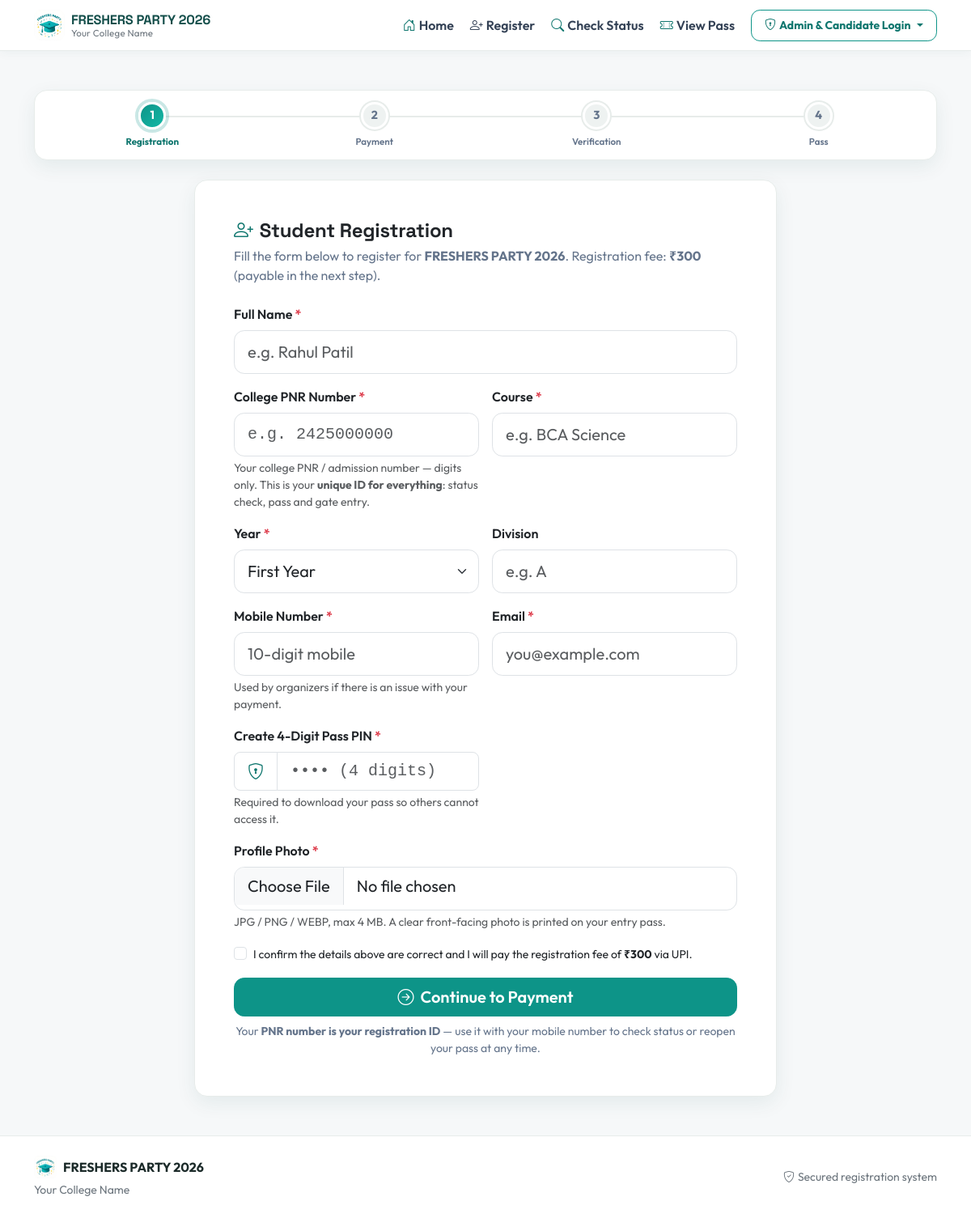
/register.php, run on the app's committed database.
### tables this page shows
CREATE TABLE IF NOT EXISTS event_settings (
  id                   TINYINT UNSIGNED NOT NULL,
  event_name           VARCHAR(120)  NOT NULL DEFAULT 'FRESHERS PARTY 2026',
  college_name         VARCHAR(150)  NOT NULL DEFAULT 'Your College Name',
  event_date           DATE          DEFAULT NULL,
  start_time           TIME          DEFAULT NULL,
  end_time             TIME          DEFAULT NULL,
  registration_fee     DECIMAL(10,2) NOT NULL DEFAULT 300.00,
  currency             VARCHAR(5)    NOT NULL DEFAULT 'INR',
  upi_id               VARCHAR(100)  DEFAULT 'example@upi',
  payment_qr           VARCHAR(255)  DEFAULT NULL,
  college_logo         VARCHAR(255)  DEFAULT NULL,
  event_banner         VARCHAR(255)  DEFAULT NULL,
  event_logo           VARCHAR(255)  DEFAULT NULL,
  max_participants     INT UNSIGNED  NOT NULL DEFAULT 500,
  registration_status  ENUM('OPEN','CLOSED') NOT NULL DEFAULT 'OPEN',
  payment_status       ENUM('OPEN','CLOSED') NOT NULL DEFAULT 'OPEN',
  entry_status         ENUM('OPEN','CLOSED') NOT NULL DEFAULT 'OPEN',
  contact_number       VARCHAR(20)   DEFAULT NULL,
  contact_email        VARCHAR(120)  DEFAULT NULL,
  created_at           DATETIME      NOT NULL DEFAULT CURRENT_TIMESTAMP,
  updated_at           DATETIME      NOT NULL DEFAULT CURRENT_TIMESTAMP ON UPDATE CURRENT_TIMESTAMP,
  PRIMARY KEY (id)
);

### config/database.php (called while the page is built, shortened)
<?php
function db(): PDO
{
    static $pdo = null;
    if ($pdo === null) {
        $dsn = sprintf('mysql:host=%s;port=%d;dbname=%s;charset=utf8mb4', DB_HOST, (int) DB_PORT, DB_NAME);
        try {
            $dbPass = constant('DB_' . 'PASS');
            $pdo = new PDO($dsn, DB_USER, $dbPass, [
                PDO::ATTR_ERRMODE            => PDO::ERRMODE_EXCEPTION,
                PDO::ATTR_DEFAULT_FETCH_MODE => PDO::FETCH_ASSOC,
                PDO::ATTR_EMULATE_PREPARES   => false,
                PDO::ATTR_STRINGIFY_FETCHES  => false,
                PDO::ATTR_TIMEOUT            => 5,
                PDO::ATTR_PERSISTENT         => false,
            ]);
        } catch (PDOException $e) {
            http_response_code(500);
            error_log('[FresherParty] DB connection failed: ' . $e->getMessage());
            $msg = 'Database connection failed. Configure DB_HOST, DB_NAME, DB_USER and DB_PASS using environment variables or config/secrets.php.';
            if (defined('INSTALLER') && INSTALLER === true) {
                throw $e;
            }
            die('<!doctype html><html><head><meta charset="utf-8"><meta name="viewport" content="width=device-width, initial-scale=1">'
                . '<title>Database Error</title><style>body{font-family:system-ui,sans-serif;background:#f6f8fa;color:#1f2937;display:flex;min-height:100vh;align-items:center;justify-content:center;margin:0;padding:1rem}div{max-width:480px;background:#fff;border-radius:16px;box-shadow:0 10px 30px rgba(0,0,0,.08);padding:2rem;text-align:center}h1{font-size:1.25rem;margin:0 0 .5rem}</style>'
                . '</head><body><div><h1>⚠ Database Error</h1><p>' . $msg . '</p></div></body></html>');
        }
    }
    return $pdo;
}

### register.php (the view, shortened to what this page needs)
<?php
require_once __DIR__ . '/includes/functions.php';
$settings = get_settings();
$fee      = (string) setting('registration_fee', '300');
$maxP     = (int) setting('max_participants', 500);
$totalRegistered = 0;
try {
    $totalRegistered = (int) db()->query('SELECT COUNT(*) FROM students')->fetchColumn();
} catch (Throwable $ex) {
}
$isFull = $totalRegistered >= $maxP;
$old    = ['name' => '', 'pnr_number' => '', 'course' => '', 'year' => 'FY', 'division' => '', 'mobile' => '', 'email' => ''];
include __DIR__ . '/includes/header.php';
?>
<?= render_steps(1) ?>
<?php if (!$regOpen): ?>
  <div class="big-state bad mb-4"><i class="bi bi-slash-circle"></i> Registration is currently closed by the organizers.</div>
<?php elseif ($isFull): ?>
  <div class="big-state wait mb-4"><i class="bi bi-people-fill"></i> Registration is currently full (<?= $maxP ?>/<?= $maxP ?> seats).<br><span class="fw-normal small">Please contact the organizers to be added to the waiting list.</span></div>
<?php else: ?>
<div class="card card-shadow mx-auto" style="max-width:720px">
  <div class="card-body p-4 p-md-5">
    <h1 class="h4 fw-bold mb-1"><i class="bi bi-person-plus me-2 text-teal"></i>Student Registration</h1>
    <p class="text-muted-2 mb-4">Fill the form below to register for <strong><?= e($settings['event_name']) ?></strong>. Registration fee: <strong><?= e(money($fee)) ?></strong> (payable in the next step).</p>
    <form method="post" action="<?= e(base_url('register.php')) ?>" enctype="multipart/form-data" novalidate autocomplete="on">
      <div class="row g-3">
        <div class="col-12">
          <label class="form-label fw-semibold" for="f-name">Full Name <span class="text-danger">*</span></label>
          <input class="form-control form-control-lg" id="f-name" name="name" required minlength="3" maxlength="100"
                 value="<?= e($old['name']) ?>" placeholder="e.g. Rahul Patil" autocomplete="name">
        </div>
        <div class="col-sm-6">
          <label class="form-label fw-semibold" for="f-pnr">College PNR Number <span class="text-danger">*</span></label>
          <input class="form-control form-control-lg font-monospace" id="f-pnr" name="pnr_number" required
                 inputmode="numeric" pattern="[0-9]{10,15}" maxlength="15"
                 value="<?= e($old['pnr_number']) ?>" placeholder="e.g. 2425000000" autocomplete="off">
          <div class="form-text">Your college PNR / admission number — digits only. This is your <strong>unique ID for everything</strong>: status check, pass and gate entry.</div>
        </div>
        <div class="col-sm-6">
          <label class="form-label fw-semibold" for="f-course">Course <span class="text-danger">*</span></label>
          <input class="form-control form-control-lg" id="f-course" name="course" required maxlength="100" list="courses"
                 value="<?= e($old['course']) ?>" placeholder="e.g. BCA Science">
        </div>
        <div class="col-sm-6">
          <label class="form-label fw-semibold" for="f-year">Year <span class="text-danger">*</span></label>
          <select class="form-select form-select-lg" id="f-year" name="year" required>
            <?php foreach (years_list() as $code => $label): ?>
              <option value="<?= e($code) ?>" <?= $old['year'] === $code ? 'selected' : '' ?>><?= e($label) ?></option>
            <?php endforeach; ?>
          </select>
        </div>
        <div class="col-sm-6">
          <label class="form-label fw-semibold" for="f-div">Division</label>
          <input class="form-control form-control-lg" id="f-div" name="division" maxlength="20"
                 value="<?= e($old['division']) ?>" placeholder="e.g. A">
        </div>
        <div class="col-sm-6">
          <label class="form-label fw-semibold" for="f-mobile">Mobile Number <span class="text-danger">*</span></label>
          <input class="form-control form-control-lg" id="f-mobile" name="mobile" required inputmode="tel" maxlength="14"
                 value="<?= e($old['mobile']) ?>" placeholder="10-digit mobile" autocomplete="tel">
          <div class="form-text">Used by organizers if there is an issue with your payment.</div>
        </div>
        <div class="col-sm-6">
          <label class="form-label fw-semibold" for="f-email">Email <span class="text-danger">*</span></label>
          <input class="form-control form-control-lg" id="f-email" name="email" required type="email" maxlength="120"
                 value="<?= e($old['email']) ?>" placeholder="you@example.com" autocomplete="email">
        </div>
        <div class="col-sm-6">
          <label class="form-label fw-semibold" for="f-pin">Create 4-Digit Pass PIN <span class="text-danger">*</span></label>
          <div class="input-group input-group-lg">
            <span class="input-group-text bg-white"><i class="bi bi-shield-lock text-teal"></i></span>
            <input class="form-control font-monospace" id="f-pin" name="pass_pin" required type="password"
                   inputmode="numeric" pattern="[0-9]{4}" maxlength="4" placeholder="•••• (4 digits)" autocomplete="new-password">
          </div>
          <div class="form-text">Required to download your pass so others cannot access it.</div>
        </div>
        <div class="col-12">
          <label class="form-label fw-semibold" for="f-photo">Profile Photo <span class="text-danger">*</span></label>
          <div class="d-flex align-items-center gap-3 flex-wrap">
            <input class="form-control form-control-lg flex-grow-1" style="min-width:220px" id="f-photo" name="photo" required
                   type="file" accept="image/jpeg,image/png,image/webp" data-photo-preview="#photoPreview">
          </div>
          <div class="form-text">JPG / PNG / WEBP, max <?= round(MAX_UPLOAD_BYTES / 1048576) ?> MB. A clear front-facing photo is printed on your entry pass.</div>
        </div>
        <div class="col-12">
          <div class="form-check">
            <input class="form-check-input" type="checkbox" id="f-agree" required>
            <label class="form-check-label small" for="f-agree">
              I confirm the details above are correct and I will pay the registration fee of <strong><?= e(money($fee)) ?></strong> via UPI.
            </label>
          </div>
        </div>
        <div class="col-12">
          <button class="btn btn-teal btn-lg btn-block" type="submit">
            <i class="bi bi-arrow-right-circle me-2"></i>Continue to Payment
          </button>
          <p class="small text-muted-2 mt-2 mb-0 text-center">Your <strong>PNR number is your registration ID</strong> — use it with your mobile number to check status or reopen your pass at any time.</p>
        </div>
      </div>
    </form>
  </div>
</div>
<?php endif; ?>
<?php include __DIR__ . '/includes/footer.php'; ?>

### includes/header.php (shortened to what this page needs)
<?php
require_once __DIR__ . '/functions.php';
$settings    = get_settings();
$bodyClass   = $bodyClass ?? '';
$hideNav     = $hideNav ?? false;
$regOpen     = (string) $settings['registration_status'] === 'OPEN';
$eventLogo   = $settings['event_logo'] ?: 'assets/images/event-logo.png';
?>
<!doctype html>
<html lang="en">
<head>
<link rel="stylesheet" href="https://cdnjs.cloudflare.com/ajax/libs/bootstrap/5.3.3/css/bootstrap.min.css">
<link rel="stylesheet" href="https://cdnjs.cloudflare.com/ajax/libs/bootstrap-icons/1.11.3/font/bootstrap-icons.min.css">
<link rel="stylesheet" href="<?= e(base_url('assets/css/style.css')) ?>">
</head>
<body class="d-flex flex-column min-vh-100 <?= e($bodyClass) ?>">
<?php if (!$hideNav): ?>
<nav class="navbar navbar-expand-lg sticky-top site-nav" aria-label="Main navigation">
  <div class="container">
    <a class="navbar-brand d-flex align-items-center gap-2" href="<?= e(base_url('index.php')) ?>">
      <img src="<?= e(base_url($eventLogo)) ?>" alt="<?= e($settings['event_name']) ?> logo" width="38" height="38" class="rounded-3">
      <span class="d-flex flex-column lh-1">
        <strong class="brand-title"><?= e($settings['event_name']) ?></strong>
        <small class="text-secondary brand-sub"><?= e($settings['college_name']) ?></small>
      </span>
    </a>
    <div class="collapse navbar-collapse" id="mainNav">
      <ul class="navbar-nav ms-auto align-items-lg-center gap-lg-1 py-3 py-lg-0 text-center text-lg-start">
        <li class="nav-item">
          <a class="nav-link py-2" href="<?= e(base_url('index.php')) ?>"><i class="bi bi-house-door me-1 text-teal"></i>Home</a>
        </li>
        <li class="nav-item">
          <a class="nav-link py-2 <?= $regOpen ? '' : 'disabled' ?>" href="<?= e(base_url('register.php')) ?>"><i class="bi bi-person-plus me-1 text-amber"></i>Register</a>
        </li>
        <li class="nav-item">
          <a class="nav-link py-2" href="<?= e(base_url('status.php')) ?>"><i class="bi bi-search me-1 text-teal"></i>Check Status</a>
        </li>
        <li class="nav-item">
          <a class="nav-link py-2" href="<?= e(base_url('pass.php')) ?>"><i class="bi bi-ticket-perforated me-1 text-teal"></i>View Pass</a>
        </li>
        <li class="nav-item dropdown my-2 my-lg-0 ms-lg-2">
          <a class="btn btn-outline-teal btn-sm dropdown-toggle fw-bold px-3 py-2 w-100 w-lg-auto d-inline-flex align-items-center justify-content-center gap-1" href="#" role="button" data-bs-toggle="dropdown" aria-expanded="false">
            <i class="bi bi-shield-lock"></i> Admin &amp; Candidate Login
          </a>
        </li>
      </ul>
    </div>
  </div>
</nav>
<?php endif; ?>
<main class="flex-grow-1 d-flex flex-column">
<div class="container py-4 py-md-5">

### includes/footer.php (shortened to what this page needs)
<?php
$settings = get_settings();
?>
</div>
</main>
<footer class="site-footer mt-auto">
  <div class="container py-4">
    <div class="row g-4 align-items-center">
      <div class="col-md-6 text-center text-md-start">
        <div class="d-flex align-items-center justify-content-center justify-content-md-start gap-2 mb-1">
          <img src="<?= e(base_url($settings['event_logo'] ?: 'assets/images/event-logo.png')) ?>" alt="" width="28" height="28" class="rounded-2">
          <strong><?= e($settings['event_name']) ?></strong>
        </div>
        <div class="small text-secondary">
          <?= e($settings['college_name']) ?><?= $settings['event_date'] ? ' · ' . e(date_short((string) $settings['event_date'])) : '' ?>
        </div>
      </div>
      <div class="col-md-6">
        <div class="d-flex flex-wrap gap-3 justify-content-center justify-content-md-end small text-secondary">
          <span><i class="bi bi-shield-check me-1"></i>Secured registration system</span>
        </div>
      </div>
    </div>
  </div>
</footer>
</body>
</html>

### assets/css/style.css (style rules this page uses)
:root { --fp-teal: #0d9488; --fp-teal-dark: #0f766e; --fp-teal-darker: #134e4a; --fp-amber: #f59e0b; --fp-amber-soft: #fef3c7; --fp-rose: #e11d48; --fp-green: #059669; --fp-stone: #78716c; --fp-bg: #f6f8f9; --fp-card: #ffffff; --fp-border: #e7ecea; --fp-text: #1c2b2a; --fp-muted: #64748b; --fp-shadow: 0 8px 24px rgba(19, 78, 74, .08); --fp-shadow-lg: 0 16px 40px rgba(19, 78, 74, .14); --fp-radius: 1rem; --fp-font-body: 'Outfit', system-ui, sans-serif; --fp-font-display: 'Space Grotesk', 'Outfit', system-ui, sans-serif; --bs-primary: #0d9488; --bs-primary-rgb: 13, 148, 136; }
.btn-teal { --bs-btn-bg: #0d9488; --bs-btn-border-color: #0d9488; --bs-btn-color: #fff; --bs-btn-hover-bg: #0f766e; --bs-btn-hover-border-color: #0f766e; --bs-btn-hover-color: #fff; --bs-btn-active-bg: #0f766e; --bs-btn-active-border-color: #0f766e; --bs-btn-active-color: #fff; --bs-btn-disabled-bg: #9ca3af; --bs-btn-disabled-border-color: #9ca3af; --bs-btn-disabled-color: #fff; --bs-btn-focus-shadow-rgb: 13, 148, 136; }
.btn-outline-teal { --bs-btn-color: #0f766e; --bs-btn-border-color: #0d9488; --bs-btn-hover-bg: #0d9488; --bs-btn-hover-border-color: #0d9488; --bs-btn-hover-color: #fff; --bs-btn-active-bg: #0f766e; --bs-btn-active-border-color: #0f766e; --bs-btn-active-color: #fff; --bs-btn-disabled-color: #9ca3af; --bs-btn-disabled-border-color: #cbd5e1; }
.text-teal { color: var(--fp-teal-dark) !important; }
html { -webkit-text-size-adjust: 100%; }
body { font-family: var(--fp-font-body); background: var(--fp-bg); color: var(--fp-text); overflow-x: hidden; }
a { text-decoration: none; }
.text-muted-2 { color: var(--fp-muted) !important; }
h1, h2, h3, h4, .h1, .h2, .h3, .h4, .brand-title, .hero-title { font-family: var(--fp-font-display); font-weight: 700; letter-spacing: -.01em; }
.card { border: 1px solid var(--fp-border); border-radius: var(--fp-radius); }
.card-shadow { box-shadow: var(--fp-shadow); border: 1px solid var(--fp-border); border-radius: var(--fp-radius); }
.form-control, .form-select { border-radius: .7rem; min-height: 46px; }
.form-control-lg, .form-select-lg { min-height: 54px; border-radius: .8rem; }
.btn { border-radius: .7rem; font-weight: 600; }
.btn-lg { border-radius: .8rem; }
.btn-block { width: 100%; }
input[type="file"] { cursor: pointer; }
.site-nav { background: rgba(255, 255, 255, .92); backdrop-filter: saturate(1.4) blur(10px); border-bottom: 1px solid var(--fp-border); box-shadow: 0 2px 12px rgba(19, 78, 74, .05); z-index: 1030; }
.site-nav .navbar-brand { padding: .25rem 0; }
.brand-title { color: var(--fp-teal-darker); font-size: 1.02rem; line-height: 1.15; }
.brand-sub { font-size: .72rem; letter-spacing: .02em; }
.site-nav .nav-link { color: #334155; font-weight: 600; border-radius: .75rem; padding: .5rem .9rem; }
.site-footer { background: #fff; border-top: 1px solid var(--fp-border); }

### data on the page
event_settings: event_name "FRESHERS PARTY 2026", college_name "Your College Name", registration_fee "₹300"

### other printed values
$n "1"
$meta[0] "Registration"
$n "2"
$meta[0] "Payment"
$n "3"
$meta[0] "Verification"
$n "4"
$meta[0] "Pass"
MAX_UPLOAD_BYTES / 1048576 "4"
form field year "First Year"
